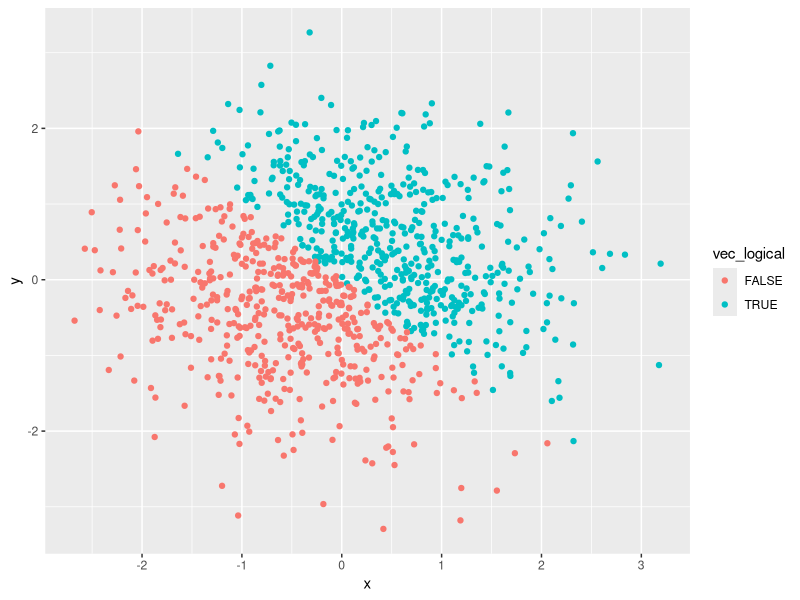
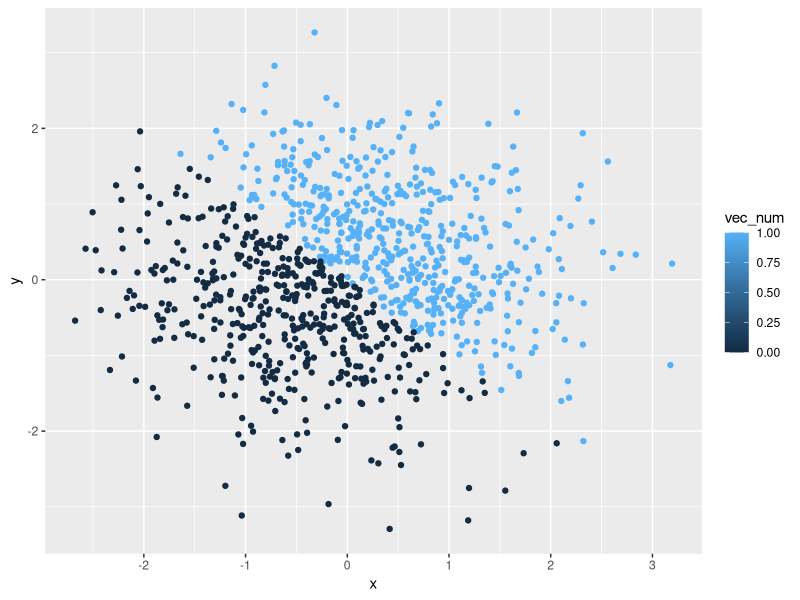
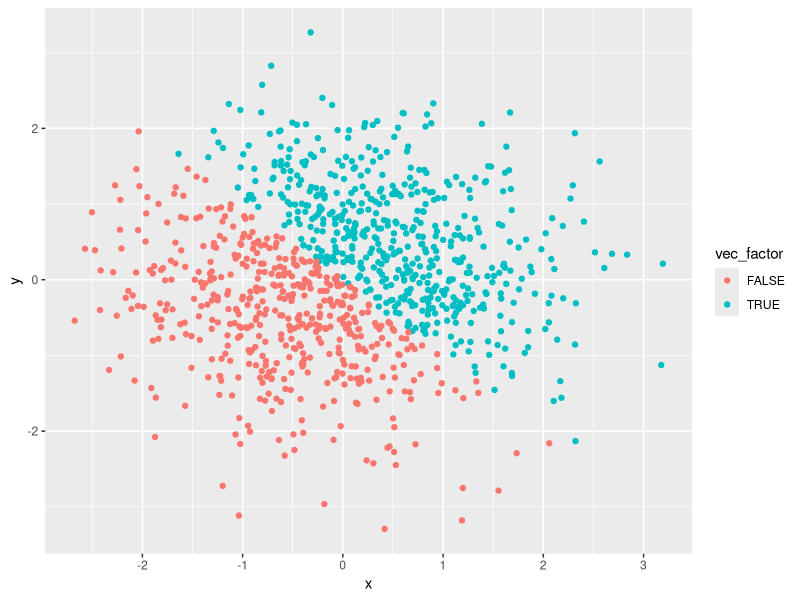
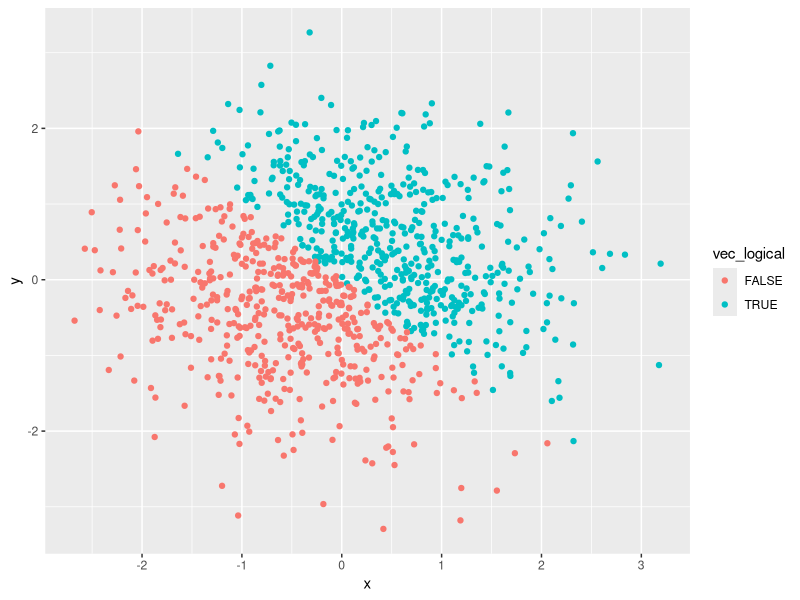

Generate these figures, in order, with R:
## ---- chunk 1
knitr::opts_chunk$set(echo = TRUE)
library(tidyverse)
## ---- chunk 2
prob1_df = tibble (
  vec_runif = runif(10, min = 0, max = 5), 
  vec_logical = c(vec_runif > 2), # judge the vec_runif and reture True or False
  vec_char = c("p8105", "data", "science", "is", "great", 
               "my", "name", "is", "guojing", "wu"), 
  vec_factor = factor(c(1, 2, 3, 1, 2, 3, 1, 2, 3, 1))
)

# show the result
prob1_df
## ---- chunk 3
mean(prob1_df$vec_runif)
## ---- chunk 4
mean(prob1_df$vec_logical)
## ---- chunk 5
mean(prob1_df$vec_char)
## ---- chunk 6
mean(prob1_df$vec_factor)
## ---- chunk 7
as.numeric(prob1_df$vec_logical)
as.numeric(prob1_df$vec_char)
as.numeric(prob1_df$vec_factor)
## ---- chunk 8
vec_factor_2 = factor(c("a", "a", "b", "b", "b", "c", "d", "e", "f", "g"))
as.numeric(vec_factor_2)
## ---- chunk 9
as.numeric(as.factor(prob1_df$vec_char))
## ---- chunk 10
as.numeric(as.character(prob1_df$vec_factor))
## ---- chunk 11
as.numeric(as.character(vec_factor_2))
## ---- chunk 12
prob2_df = tibble(
  x = rnorm(1000), 
  y = rnorm(1000), 
  vec_logical = ((x + y) >0), 
  vec_num = as.numeric(vec_logical), 
  vec_factor = as.factor(vec_logical)
)
## ---- chunk 13
scat_logical = ggplot(prob2_df, aes(x = x, y = y)) + 
  geom_point(aes(color = vec_logical))
scat_logical
## ---- chunk 14
ggplot(prob2_df, aes(x = x, y = y)) + 
  geom_point(aes(color = vec_num))
## ---- chunk 15
ggplot(prob2_df, aes(x = x, y = y)) + 
  geom_point(aes(color = vec_factor))
## ---- chunk 16
ggsave(scat_logical, file = "./scat_logical.pdf")
